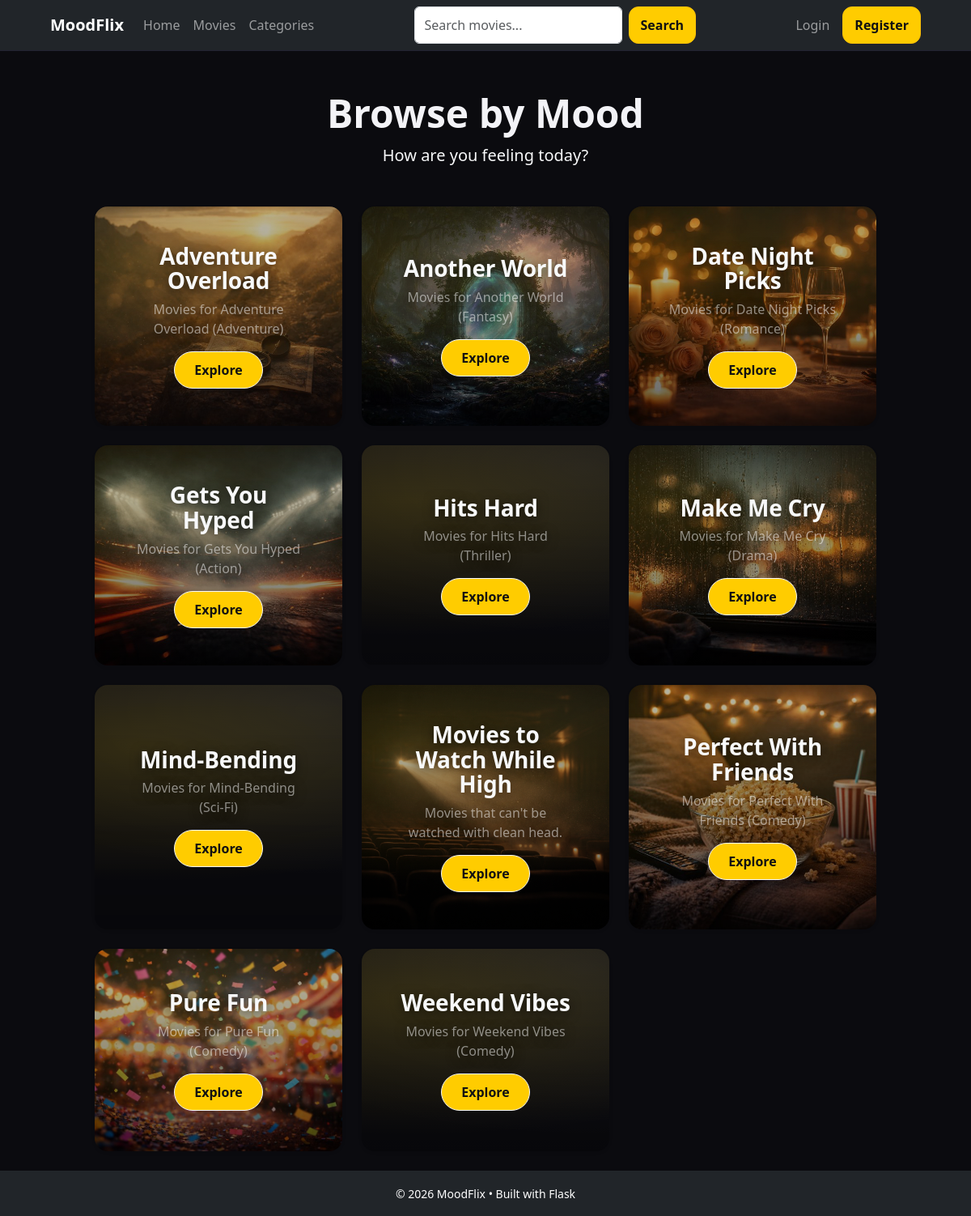
The page /categories on the database its author committed.
### app/models/mood_category.py (models this page shows, shortened)
class MoodCategory(db.Model):
    __tablename__ = "mood_categories"
    id = db.Column(db.Integer, primary_key=True)
    name = db.Column(db.String(255), nullable=False)
    description = db.Column(db.Text, nullable=True)

### app/controllers/home_controller.py (the view)
@home_bp.get("/categories")
def list_categories():
    categories = MovieService.listCategories()
    return render_template("categories/list.html", categories=categories)

### app/services/movie_service.py (called while the page is built)
    @staticmethod
    def listCategories() -> list[MoodCategory]:
        return MoodCategory.query.order_by(MoodCategory.name.asc()).all()

### app/views/templates/categories/list.html (shortened to what this page needs)
{% extends "base.html" %}
{% block content %}
  {% set category_images = {
      'Adventure Overload':   'img/Adventure.jpg',
      'Gets You Hyped':       'img/Action.jpg',
      'Another World':        'img/Fantasy.jpg',
      'Date Night Picks':     'img/Romance.jpg',
      'Hits Hard':            'img/Thriller.jpg',
      'Make Me Cry':          'img/Drama.jpg',
      'Mind-Bending':         'img/Sci-Fi.jpg',
      'Perfect With Friends': 'img/Comedy.jpg',
      'Pure Fun':             'img/Fun.jpg',
      'Weekend Vibes':        'img/Weekends.jpg'
  } %}
  <div class="container mt-4">
      <div class="text-center mb-5">
        <h1 class="fw-bold display-5">Browse by Mood</h1>
        <p class="text-light lead">How are you feeling today?</p>
      </div>
      <div class="row row-cols-1 row-cols-md-2 row-cols-lg-3 g-4">
        {% for category in categories %}
          {% set image_file = category_images.get(category.name, 'img/hero-bg.jpg') %}
          <div class="col">
            <a href="{{ url_for('movie.list_movies_by_category', category_id=category.id) }}" class="text-decoration-none text-white">
              <div class="card h-100 shadow-sm border-0 mood-card"
                   style="background-image: linear-gradient(rgba(0,0,0,0.3), rgba(0,0,0,0.6)), url('{{ url_for('static', filename=image_file) }}');
                          background-size: cover;
                          background-position: center;
                          min-height: 250px;
                          transition: transform 0.3s;">
                <div class="card-body d-flex flex-column justify-content-center align-items-center text-center p-4">
                    <h3 class="card-title fw-bold text-light">{{ category.name }}</h3>
                    <p class="card-text text-white-50 d-none d-md-block">{{ category.description }}</p>
                    <span class="btn btn-outline-light mt-3 rounded-pill px-4">Explore</span>
                </div>
              </div>
            </a>
          </div>
        {% endfor %}
      </div>
  </div>
{% endblock %}

### app/views/static/css/style.css (style rules this page uses)
:root { --bg: #0b0b0f; --panel: #12121a; --text: #f3f3f7; --muted: #a7a7b6; --line: #232333; --accent: #ffcc00; }
* { box-sizing: border-box; }
body { margin: 0; font-family: system-ui, -apple-system, Segoe UI, Roboto, Arial; background: var(--bg); color: var(--text); }
.container { width: min(1100px, 92%); margin: 0 auto; }
.btn { padding: 10px 14px; border-radius: 12px; background: var(--accent); color: #111; text-decoration: none; font-weight: 700; }
.mood-card { position:relative; min-height:260px; padding:22px; border-radius:22px; border:1px solid var(--line); background-color:var(--panel); background-image: linear-gradient(180deg, rgba(0,0,0,.18), rgba(0,0,0,.78)), var(--card-bg, none); background-size:cover; background-position:var(--bg-pos, center); background-repeat:no-repeat; overflow:hidden; text-decoration:none; color:var(--text); transition: transform .12s ease, border-color .12s ease; }
.mood-card::after { content:""; position:absolute; inset:0; background: radial-gradient(900px 280px at 20% 25%, rgba(255,204,0,.14), transparent 60%), radial-gradient(900px 380px at 90% 10%, rgba(255,255,255,.06), transparent 55%); pointer-events:none; }
.mood-card > * { position:relative; z-index:1; }
.mood-card h3 { margin:0 0 8px; font-size:28px; line-height:1.1; letter-spacing:-0.2px; color:#3b74ff; text-shadow:0 2px 14px rgba(0,0,0,.6); }
.mood-card p { margin:0; color:rgba(243,243,247,.72); text-shadow:0 2px 14px rgba(0,0,0,.6); }
.card { background: var(--panel); border: 1px solid var(--line); border-radius: 16px; overflow: hidden; text-decoration: none; color: inherit; }
.card-body { padding: 12px; }

### rows shown on the page
MoodCategory: shows a picture, name "Adventure Overload", description "Movies for Adventure Overload (Adventure)"
MoodCategory: shows a picture, name "Another World", description "Movies for Another World (Fantasy)"
MoodCategory: shows a picture, name "Date Night Picks", description "Movies for Date Night Picks (Romance)"
MoodCategory: shows a picture, name "Gets You Hyped", description "Movies for Gets You Hyped (Action)"
MoodCategory: name "Hits Hard", description "Movies for Hits Hard (Thriller)"
MoodCategory: shows a picture, name "Make Me Cry", description "Movies for Make Me Cry (Drama)"
MoodCategory: name "Mind-Bending", description "Movies for Mind-Bending (Sci-Fi)"
MoodCategory: shows a picture, name "Movies to Watch While High", description "Movies that can't be watched with clean head."
MoodCategory: shows a picture, name "Perfect With Friends", description "Movies for Perfect With Friends (Comedy)"
MoodCategory: shows a picture, name "Pure Fun", description "Movies for Pure Fun (Comedy)"
MoodCategory: name "Weekend Vibes", description "Movies for Weekend Vibes (Comedy)"

### other values the page prints
{{ 'Home' | translate }} "Home"
{{ 'Movies' | translate }} "Movies"
{{ 'Categories' | translate }} "Categories"
{{ 'Search' | translate }} "Search"
{{ 'Login' | translate }} "Login"
{{ 'Register' | translate }} "Register"
